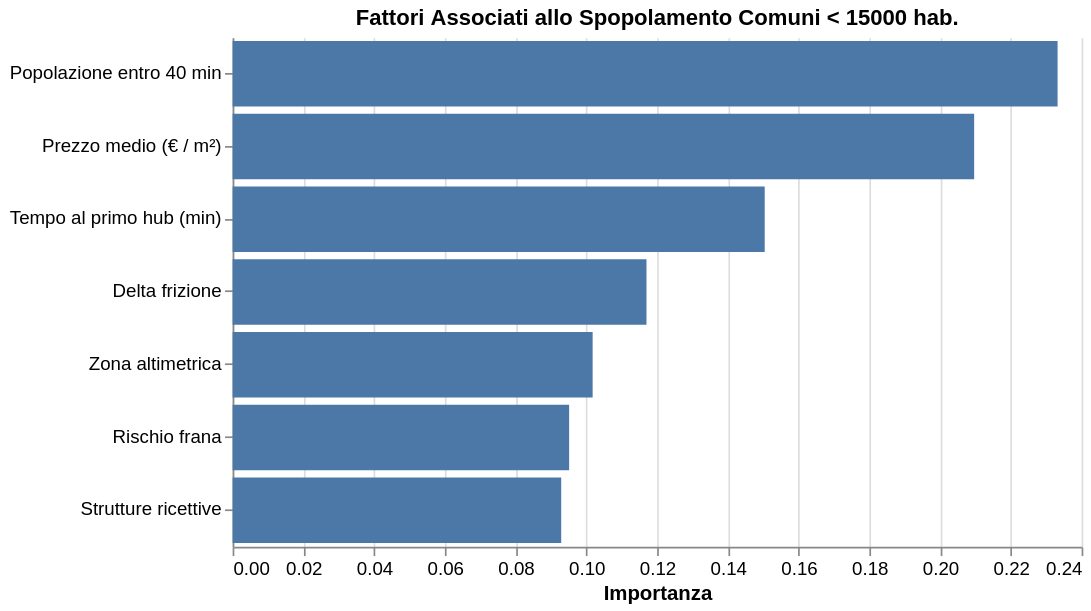

Write the Vega-Lite specification saved for this chart.
### Vega-Lite specification from a JSON file in a GitHub repository (floating-point values rounded to 4 significant figures)
{"config": {"background": "transparent", "view": {"stroke": "transparent"}, "range": {"category": ["#008559", "#F1C40F", "#D9381E", "#2980B9", "#8E44AD", "#E67E22", "#16A085"]}, "axis": {"labelFontSize": 11, "titleFontSize": 12}, "header": {"labelFontSize": 11, "titleFontSize": 12}}, "data": {"name": "data-2875777c35a51f015cd8659e4189d05c"}, "mark": {"type": "bar"}, "encoding": {"tooltip": [{"field": "variabile", "type": "nominal"}, {"field": "importanza", "format": ".3f", "type": "quantitative"}], "x": {"field": "importanza", "title": "Importanza", "type": "quantitative"}, "y": {"field": "variabile", "sort": "-x", "title": null, "type": "nominal"}}, "height": 300, "title": "Fattori Associati allo Spopolamento Comuni < 15000 hab.", "width": 500, "$schema": "https://vega.github.io/schema/vega-lite/v5.20.1.json", "datasets": {"data-2875777c35a51f015cd8659e4189d05c": [{"variabile": "Popolazione entro 40 min", "importanza": 0.2332}, {"variabile": "Prezzo medio (€ / m²)", "importanza": 0.2096}, {"variabile": "Tempo al primo hub (min)", "importanza": 0.1504}, {"variabile": "Delta frizione", "importanza": 0.117}, {"variabile": "Zona altimetrica", "importanza": 0.1018}, {"variabile": "Rischio frana", "importanza": 0.09512}, {"variabile": "Strutture ricettive", "importanza": 0.09288}]}}
